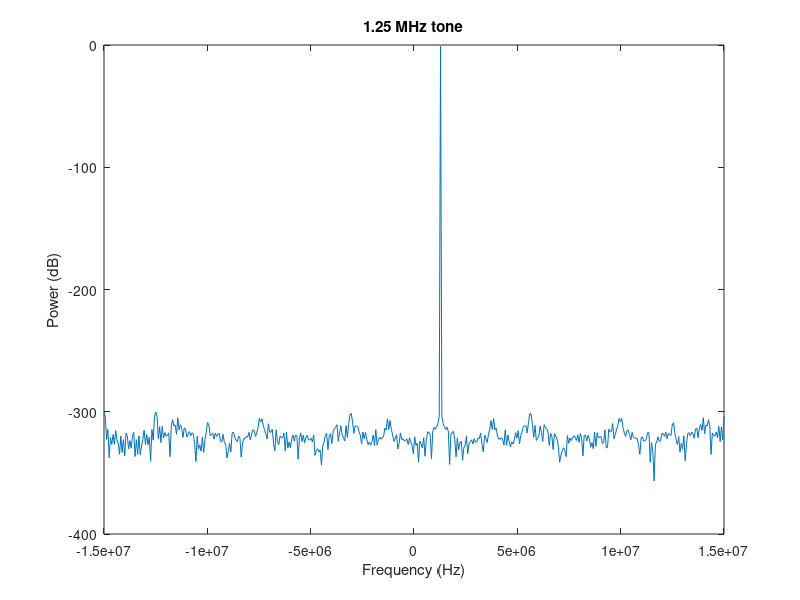

Write MATLAB code to recreate this figure. (Note: this script raises an error after producing the figure.)
function complex_signal_generator()
% ORDER OF OPERATIONS: 
%   1. Open this file and press run to create or update the .csv file
%   2. WAIT FOR THE FILE TO GENERATE - ITS BIG AND TAKES SOME TIME!!!

% function to generate a compmlex sine signal

% importnat note: Number   of   samples   per  buffer  to  use  in  the
%   asynchronous stream.  Must be divisible by  1024 and >= 1024

% clear; clc;

% Our samples must be generated at the samplerate we plan to run the device at
fs = 30e6;

% Generate 10 seconds worth of samples. Bear in mind that when using the 
% binary SC16 Q11 format, 1 sample consumes 4 bytes of memory/disk space.  
% This quickly adds up - 10 seconds @ 2 Msps yields ~ 76.3 MiB. Be careful
% when using higher sample rates!
seconds = 16e-6;
% n = number of samples, fs = sample rate
n = seconds * fs;

% 1.25 MHz, in radians (ω = F_Hz * 2pi)
f_rad = 1.25e6 * 2 * pi;

% Generate a vector "t" which represents time, in units of samples.
% This starts at t=0, and creates n samples in steps of 1/SAMPLE_RATE
t = [ 0 : (1/fs) : (seconds - 1/fs) ];

% Create a sinusoid (signal = e^(jωt) ) with a magnitude of 0.90
signal = 0.90 * exp(1j * f_rad * t);

% Plot the FFT of our signal as a quick sanity check.
% The NUM_SAMPLES denominator is just to normalize this for display purposes.
f = linspace(-0.5 * fs, 0.5 * fs, length(signal));
plot(f, 20*log10(abs(fftshift(fft(signal)))/n));
xlabel('Frequency (Hz)');
ylabel('Power (dB)');
title('1.25 MHz tone');

% Save the signal to a file
save_sc16q11('bin_signal.sc16q11', signal); 

end
